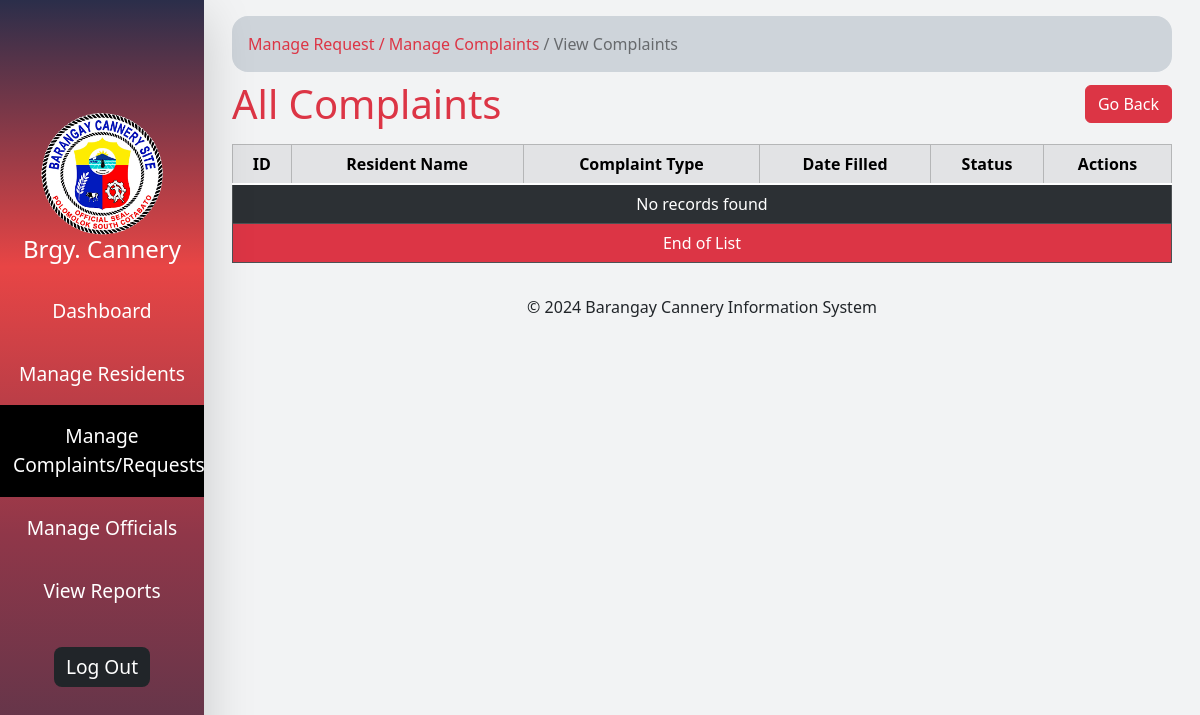
The app's page /complaints_list.php (signed in), older data.
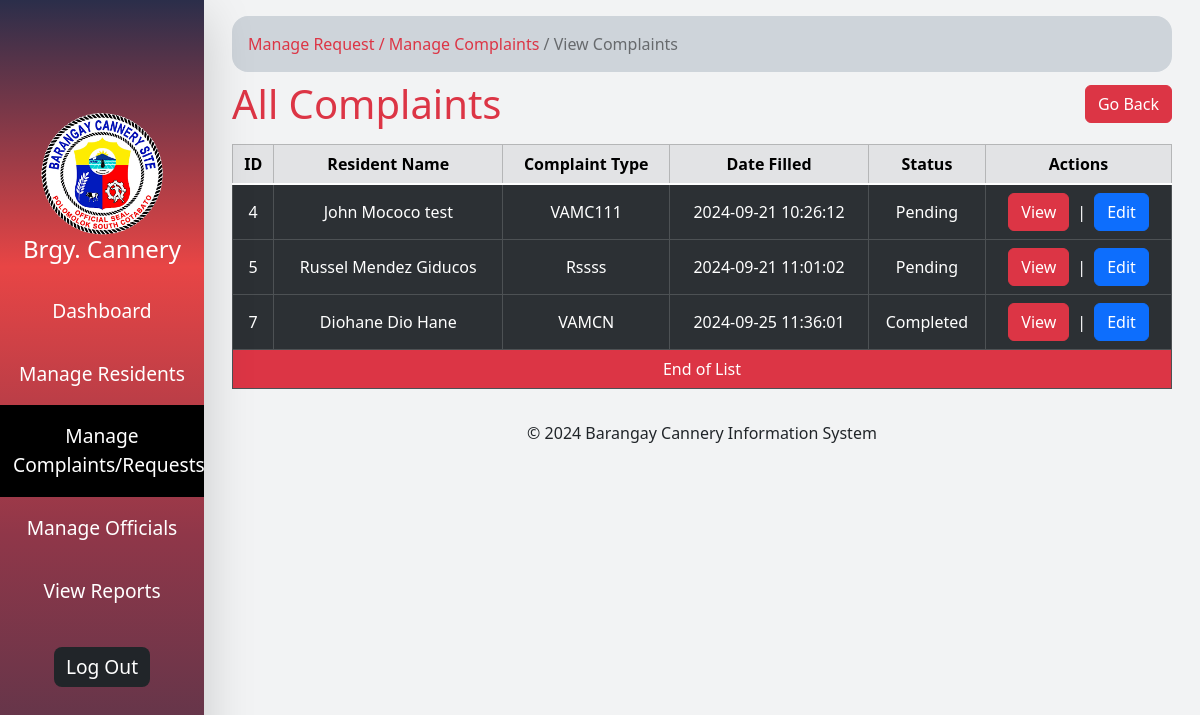
The same page, newer data.
### tables this page shows
CREATE TABLE `complaints` (
  `com_id` int(11) NOT NULL,
  `resident_name` varchar(100) NOT NULL,
  `complaint_type` varchar(100) NOT NULL,
  `description` text NOT NULL,
  `date_filled` datetime DEFAULT current_timestamp(),
  `status` enum('Pending','Completed') NOT NULL DEFAULT 'Pending'
);

### complaints_list.php (the view, shortened to what this page needs)
<?php require "includes/connection.php";
$sql = "SELECT * FROM complaints";
$result = $conn->query($sql);
?>
<!DOCTYPE html>
<html lang="en">
<head>
</head>
<body class="d-flex">
  <?php include "includes/sidebar.php" ?>
  <div class="min-vh-100 p-3" style="width: 83%">
    <div class="container-md d-flex align-items-center justify-content-center flex-column">
      <div class="w-100">
        <div id="directory_link" class="p-3 rounded-4 bg-dark-subtle ">
          <a href="manage_com.php" class="text-danger text-decoration-none">Manage Request /</a>
          <a href="manage_complaints.php" class="text-danger text-decoration-none">Manage Complaints</a>
          <a href="complaints_list.php" class="text-decoration-none text-black-50">/ View Complaints</a>
        </div>
        <div class="d-flex align-items-center justify-content-between my-2 gap-2 w-100">
          <h1 class="m-0 text-danger">All Complaints</h1>
          <a href="manage_complaints.php" class="btn btn-danger">Go Back</a>
        </div>
        <div class="table-responsive w-100 my-3 ">
          <table class="table table-dark table-striped table-hover table-bordered text-center align-middle">
            <thead class="table-secondary">
              <tr>
                <th class="text-nowrap">ID</th>
                <th class="text-nowrap">Resident Name</th>
                <th class="text-nowrap">Complaint Type</th>
                <th class="text-nowrap">Date Filled</th>
                <th class="text-nowrap">Status</th>
                <th class="text-nowrap">Actions</th>
              </tr>
            </thead>
            <tbody class="table-group-divider">
              <?php
              if ($result->num_rows > 0) {
                while ($row = $result->fetch_assoc()) {
                  echo '<tr class="h-100">';
                  echo '<td>' . $row["com_id"] . "</td>";
                  echo '<td>' . $row["resident_name"] . "</td>";
                  echo '<td>' . $row["complaint_type"] . "</td>";
                  echo '<td>' . $row["date_filled"] . "</td>";
                  echo '<td>' . $row["status"] . "</td>";
                  echo '<td> <div  class="d-flex align-items-center justify-content-center gap-2 h-100"> <button type="button" class="btn btn-danger" data-bs-toggle="modal" data-bs-target="#modalId' . $row['com_id'] . '" > View </button> | <a href="update_complaints.php?id=' . $row["com_id"] . '"class="btn btn-primary">Edit</a>';
                  echo "</tr>";
                }
              } else {
                echo "<tr><td colspan = '6'> No records found </td></tr>";
              }
              ?>
            </tbody>
            <tfoot>
              <tr>
                <td colspan="6" class="text-bg-danger">End of List</td>
              </tr>
            </tfoot>
          </table>
        </div>
      </div>
      <div class="text-center">
        <p>&copy; 2024 Barangay Cannery Information System</p>
      </div>
    </div>
  </div>
</body>
</html>

Row changes from the older to the newer data that the page shows:
added complaints: com_id "4", resident_name "John Mococo test", complaint_type "VAMC111", date_filled "2024-09-21 10:26:12", status "Pending"
added complaints: com_id "5", resident_name "Russel Mendez Giducos", complaint_type "Rssss", date_filled "2024-09-21 11:01:02", status "Pending"
added complaints: com_id "7", resident_name "Diohane Dio Hane", complaint_type "VAMCN", date_filled "2024-09-25 11:36:01", status "Completed"
Text that changed along with them:
text no longer shown: "No records found"
